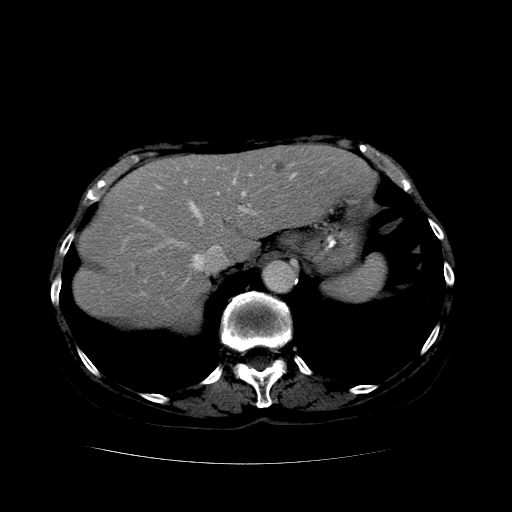
#> input picture Lectures Scripts/Data/Sample Liver Image.bmp, 512 x 512 px, found by its file name
$ python '[28] Local Binary Pattern for 2D.py'
#> lines starting #> are read from the running program, lines starting #| are printed output that depends on the picture; after the words box and inside, x2 and y2 are one past the last pixel; in counts of white or black regions, pixels touching at a corner belong together
### Lectures Scripts/Summer 2025 Codes v3/HMB_Summer_2025_Helpers.py
'''
========================================================================
        ╦ ╦┌─┐┌─┐┌─┐┌─┐┌┬┐  ╔╦╗┌─┐┌─┐┌┬┐┬ ┬  ╔╗ ┌─┐┬  ┌─┐┬ ┬┌─┐
        ╠═╣│ │└─┐└─┐├─┤│││  ║║║├─┤│ ┬ ││└┬┘  ╠╩╗├─┤│  ├─┤├─┤├─┤
        ╩ ╩└─┘└─┘└─┘┴ ┴┴ ┴  ╩ ╩┴ ┴└─┘─┴┘ ┴   ╚═╝┴ ┴┴─┘┴ ┴┴ ┴┴ ┴
========================================================================
# Author: Hossam Magdy Balaha
# Initial Creation Date: May 21st, 2025
# Last Modification Date: Jul 18th, 2025
# Permissions and Citation: Refer to the README file.
'''

# Import necessary libraries.
import os  # For file path operations.
import sys  # For system-specific parameters and functions.
import cv2  # For image processing tasks.
import pickle  # For serializing and deserializing Python objects.
import optuna  # For hyperparameter optimization.
import pandas as pd  # For data manipulation and analysis.
# Install the `shutup` library to suppress warnings: pip install shutup
import shutup  # To suppress the differ warnings.
import trimesh  # For 3D mesh operations and visualization.
import numpy as np  # For numerical operations.
import matplotlib.pyplot as plt  # For plotting and visualization.
# You can import specific classes from scikit-learn as needed.
from sklearn.preprocessing import *  # Import all preprocessing classes from scikit-learn.
from sklearn.metrics import *  # Import all metrics classes from scikit-learn.
from sklearn.model_selection import *  # Import all model selection classes from scikit-learn.

import matplotlib

# To avoid the "No display found" error when running on a server or headless environment.
matplotlib.use("Agg")

# To avoid RecursionError in large images.
# Default recursion limit is 1000.
sys.setrecursionlimit(10 ** 8)

# Suppress warnings from the `shutup` library.
shutup.please()  # Suppress all warnings from the `shutup` library.
#> (this line was passed over: shutup is not available in this run)


# ===========================================================================================
# Function(s) for reading and preprocessing 3D medical imaging data.
# ===========================================================================================

# [1402 lines left out: functions ReadVolume, ReadVolumeSpecificClasses, ExtractMultipleObjectsFromROI, FirstOrderFeatures2D, FirstOrderFeatures2DV2, CalculateGLCMCooccuranceMatrix and 10 more, not called in this run]


# ===========================================================================================
# Function(s) for handling the local binary patterns (LBP).
# ===========================================================================================
def BuildLBPKernel(
  distance=1,  # Distance parameter to determine the size of the kernel.
  theta=135,  # Angle parameter to rotate the kernel (default is 135 degrees).
  isClockwise=False,  # Direction of rotation (False means counterclockwise).
):
  """
  Build a kernel matrix for Local Binary Pattern (LBP) computation.
  The kernel is generated based on the specified distance and angle (theta).
  The kernel is a square matrix of size (2 * distance + 1) x (2 * distance + 1).
  The kernel is filled with powers of 2, representing the weights of the pixels
  in the LBP computation. The kernel is rotated by the specified angle (theta)
  in a clockwise or counterclockwise direction.

  Args:
    distance (int): Distance from the center pixel to the surrounding pixels.
    theta (int): Angle in degrees for the kernel rotation.
    isClockwise (bool): Direction of rotation (True for clockwise, False for counterclockwise).

  Returns:
    np.ndarray: A kernel matrix representing the LBP pattern weights.
  """

  # Check if the distance is less than 1, raising a ValueError if true.
  if (distance < 1):
    raise ValueError("Distance must be greater than or equal to 1.")

  # Calculate the total number of elements on the edges.
  noOfElements = 8 * distance  # Total number of edge elements is 8 * distance.

  # Calculate the angle between consecutive elements.
  angle = 360.0 / float(noOfElements)  # Divide 360 degrees by the total number of edge elements.

  # Check if the angle (theta) is outside the valid range (0 to 360 degrees), raising a ValueError if true.
  if (theta < 0 or theta > 360):
    raise ValueError("Theta must be between 0 and 360 degrees.")

  # Check if the angle (theta) is not a multiple of (angle) degrees, raising a ValueError if true.
  if (theta % angle != 0):
    raise ValueError("Theta must be a multiple of the angle between elements.")

  # Calculate the size of the matrix.
  n = 2 * distance + 1  # The size of the kernel is (2 * distance + 1) x (2 * distance + 1).

  # Initialize the matrix with zeros.
  kernel = np.zeros((n, n), dtype=np.uint32)  # Create a zero-filled matrix of size n x n.

  # Generate the coordinates for the edges of the kernel in a clockwise order.
  coordinates = []  # List to store the edge coordinates of the kernel.

  # Add coordinates for the leftmost column (top to bottom).
  for row in range(0, n):  # Iterate over rows from top to bottom.
    coordinates.append((row, 0))  # Append (row, 0) for the leftmost column.

  # Add coordinates for the bottommost row (left to right).
  for col in range(0, n):  # Iterate over columns from left to right.
    coordinates.append((n - 1, col))  # Append (n-1, col) for the bottommost row.

  # Add coordinates for the rightmost column (bottom to top).
  for row in range(n - 1, -1, -1):  # Iterate over rows from bottom to top.
    coordinates.append((row, n - 1))  # Append (row, n-1) for the rightmost column.

  # Add coordinates for the topmost row (right to left).
  for col in range(n - 1, -1, -1):  # Iterate over columns from right to left.
    coordinates.append((0, col))  # Append (0, col) for the topmost row.

  # Remove the repeated coordinates.
  for i in range(len(coordinates) - 1, 0, -1):  # Iterate from the end to the beginning.
    if (coordinates[i] == coordinates[i - 1]):  # Check if the current coordinate is equal to the previous one.
      coordinates.pop(i)  # Remove the current coordinate if it is a duplicate.
  # Remove the last coordinate if it is equal to the first one.
  if (coordinates[-1] == coordinates[0]):  # Check if the last coordinate is equal to the first one.
    coordinates.pop(-1)  # Remove the last coordinate if it is a duplicate.

  # Calculate the shift required to rotate the kernel by the given theta.
  thetaShift = int((theta - 135) / angle)  # Determine how many positions to shift based on theta.

  # Rotate the coordinates list by thetaShift positions.
  coordinates = coordinates[thetaShift:] + coordinates[:thetaShift]  # Shift the coordinates list.

  # If the rotation direction is clockwise, rotate the kernel counterclockwise.
  if (isClockwise):
    # Reverse the order of coordinates except the first one.
    coordinates = [coordinates[0]] + coordinates[1:][::-1]

  # Assign powers of 2 to the edge elements in the kernel.
  counter = 0  # Counter to track the current power of 2.

  # Iterate through the shifted coordinates and assign values to the kernel.
  for i in range(len(coordinates)):  # Loop through all edge coordinates.
    x = coordinates[i][0]  # Extract the x-coordinate.
    y = coordinates[i][1]  # Extract the y-coordinate.
    if (kernel[y, x] == 0):  # Check if the position is still zero (not yet assigned).
      kernel[y, x] = 2 ** counter  # Assign 2^counter to the current position.
      counter += 1  # Increment the counter for the next power of 2.

  # Transpose the kernel to match the expected orientation.
  kernel = kernel.T

  return kernel  # Return the final kernel matrix.


def LocalBinaryPattern2D(
  matrix,
  distance=1,
  theta=135,
  isClockwise=False,
  normalizeLBP=False,
):
  """
  Compute the Local Binary Pattern (LBP) matrix for a given 2D matrix.
  This function calculates the LBP values based on the specified distance,
  angle (theta), and direction (clockwise or counterclockwise).
  The LBP is a texture descriptor that encodes local patterns in the image,
  making it useful for various image analysis tasks.

  Args:
    matrix (np.ndarray): Input 2D matrix (grayscale) for LBP computation.
    distance (int): Distance from the center pixel to the surrounding pixels.
    theta (int): Angle in degrees for the LBP computation (must be a multiple of 45).
    isClockwise (bool): Direction of LBP computation (True for clockwise, False for counterclockwise).
    normalizeLBP (bool): Flag to normalize the LBP values (default is False).

  Returns:
    np.ndarray: LBP matrix with the same shape as the input image, containing LBP values.
  """

  # Check if the distance is less than 1, raising a ValueError if true.
  if (distance < 1):
    raise ValueError("Distance must be greater than or equal to 1.")
  # Check if the distance exceeds half of the image dimensions, raising a ValueError if true.
  if (distance > matrix.shape[0] // 2 or distance > matrix.shape[1] // 2):
    raise ValueError("Distance must be less than half of the matrix dimensions.")
  # Check if the angle (theta) is outside the valid range (0 to 360 degrees), raising a ValueError if true.
  if (theta < 0 or theta > 360):
    raise ValueError("Theta must be between 0 and 360 degrees.")

  # Calculate the total number of elements on the edges.
  noOfElements = 8 * distance  # Total number of edge elements is 8 * distance.

  # Calculate the angle between consecutive elements.
  angle = 360.0 / float(noOfElements)  # Divide 360 degrees by the total number of edge elements.

  # Check if the angle (theta) is not a multiple of {angle} degrees, raising a ValueError if true.
  if (theta % angle != 0):
    raise ValueError(f"Theta must be a multiple of {angle} degrees.")

  # Calculate the size of the kernel window based on the distance parameter.
  windowSize = distance * 2 + 1
  # Determine the center coordinates of the kernel window.
  centerX = windowSize // 2
  centerY = windowSize // 2

  # Build the LBP kernel using the specified parameters.
  kernel = BuildLBPKernel(
    distance=distance,
    theta=theta,
    isClockwise=isClockwise,
  )

  # Initialize an empty matrix to store the computed LBP values.
  lbpMatrix = np.zeros(matrix.shape, dtype=np.uint32)

  # Pad the input matrix with zeros to handle boundary conditions during convolution.
  paddedA = np.pad(matrix, distance, mode="constant", constant_values=0)

  # Iterate through each pixel in the input matrix to compute its LBP value.
  for y in range(distance, matrix.shape[0] + distance):
    for x in range(distance, matrix.shape[1] + distance):
      # Extract the region of interest (ROI) around the current pixel.
      region = paddedA[
               y - distance:y + distance + 1,
               x - distance:x + distance + 1
               ]
      # Compare each pixel in the ROI with the center pixel to create a binary mask.
      comp = region >= region[centerY, centerX]
      # Compute the LBP value for the current pixel by summing the weighted kernel values.
      lbpMatrix[y - distance, x - distance] = np.sum(kernel[comp])

  # Normalize the LBP values if the flag is set to True.
  if (normalizeLBP):
    # Find the minimum and maximum LBP values in the matrix.
    minValue = np.min(lbpMatrix)
    maxValue = np.max(lbpMatrix)
    # Normalize the LBP values to the range [0, 255].
    lbpMatrix = ((lbpMatrix - minValue) / (maxValue - minValue) * 255)
    # Ensure the LBP matrix is of type uint8.
    lbpMatrix = lbpMatrix.astype(np.uint8)

  # Return the computed LBP matrix.
  return lbpMatrix


# [1267 lines left out: functions UniformLocalBinaryPattern2D, ShapeFeatures2D, ShapeFeatures3D, CalculatePerformanceMetrics, GetScalerObject, GetMLClassificationModelObject and 5 more, not called in this run]


class OptunaTuning(object):
  # [447 lines left out: functions __init__, ObjectiveFunction, Tune, GetStudy, GetBestParams, GetBestValue and 4 more, not called in this run]

### Lectures Scripts/Summer 2025 Codes v3/[28] Local Binary Pattern for 2D.py
'''
========================================================================
        ╦ ╦┌─┐┌─┐┌─┐┌─┐┌┬┐  ╔╦╗┌─┐┌─┐┌┬┐┬ ┬  ╔╗ ┌─┐┬  ┌─┐┬ ┬┌─┐
        ╠═╣│ │└─┐└─┐├─┤│││  ║║║├─┤│ ┬ ││└┬┘  ╠╩╗├─┤│  ├─┤├─┤├─┤
        ╩ ╩└─┘└─┘└─┘┴ ┴┴ ┴  ╩ ╩┴ ┴└─┘─┴┘ ┴   ╚═╝┴ ┴┴─┘┴ ┴┴ ┴┴ ┴
========================================================================
# Author: Hossam Magdy Balaha
# Initial Creation Date: Jun 20th, 2024
# Last Modification Date: Jul 6th, 2025
# Permissions and Citation: Refer to the README file.
'''

# Import necessary libraries.
import os  # For file path operations.
import cv2  # For image processing and reading files.
import numpy as np  # For numerical operations.
import matplotlib.pyplot as plt  # For plotting and visualization.
from HMB_Summer_2025_Helpers import *

# Define path to sample liver image file.
caseImgPath = r"Data/Sample Liver Image.bmp"
# Define path to corresponding liver segmentation mask file.
caseSegPath = r"Data/Sample Liver Segmentation.bmp"

# Verify both image and mask files exist before attempting to load.
if (not os.path.exists(caseImgPath)) or (not os.path.exists(caseSegPath)):
  # Raise error with descriptive message if any file is missing.
  raise FileNotFoundError("One or more files were not found. Please check the file paths.")

# Load input image as grayscale (single channel intensity values).
caseImg = cv2.imread(caseImgPath, cv2.IMREAD_GRAYSCALE)
#> caseImg is the input picture: shape (512, 512); min 0, max 255, mean 24.9
# Load segmentation mask as grayscale (binary or labeled format).
caseSeg = cv2.imread(caseSegPath, cv2.IMREAD_GRAYSCALE)
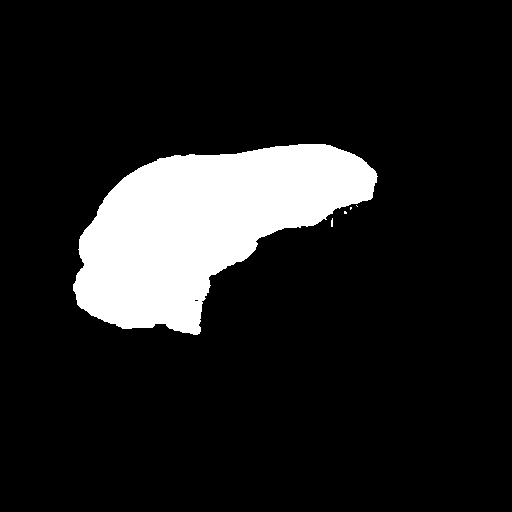
#> input picture Lectures Scripts/Data/Sample Liver Segmentation.bmp, 512 x 512 px, found by its file name
#> caseSeg: shape (512, 512); 12.6% white; 5 white regions (4 under 20 px), largest, box (x1, y1, x2, y2) and area: (73, 144, 378, 335) 32877

# Extract Region of Interest (ROI) by masking input image with segmentation.
roi = cv2.bitwise_and(caseImg, caseSeg)
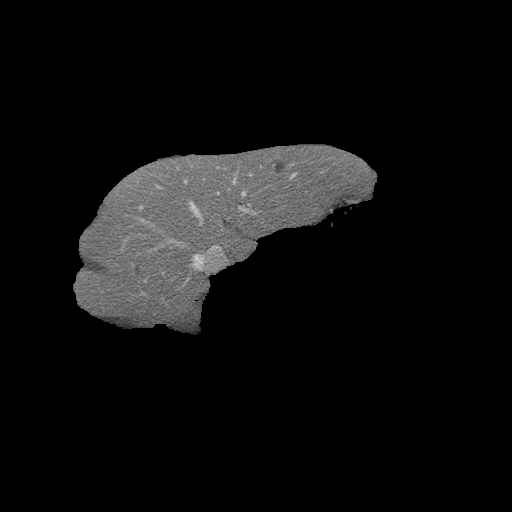
#> roi: shape (512, 512); min 0, max 214, mean 14.5

# Calculate bounding box coordinates of non-zero region in ROI.
x, y, w, h = cv2.boundingRect(roi)
#> x = 73; y = 144; w = 305; h = 191
# Crop ROI to tight bounding box around segmented area.
cropped = roi[y:y + h, x:x + w]
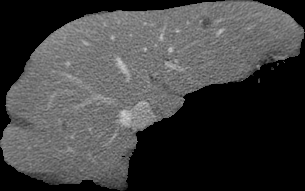
#> cropped: shape (191, 305); min 0, max 214, mean 65.2

# Validate cropped image contains non-zero pixels to prevent empty processing.
if (np.sum(cropped) <= 0):
  # Raise error if cropped image is completely black/empty.
  raise ValueError("The cropped image is empty. Please check the segmentation mask.")

# Set the parameters for the LBP computation.
distance = 1  # Distance from the center pixel to the surrounding pixels.
isClockwise = False  # Direction of LBP computation (True for clockwise, False for counterclockwise).
theta = 135  # Start from the top-left corner.
normalizeLBP = True  # Flag to normalize LBP values.

# Compute the LBP matrix for the cropped ROI using the defined parameters.
lbpMatrix = LocalBinaryPattern2D(
  cropped,
  distance=distance,
  theta=theta,
  isClockwise=isClockwise,
  normalizeLBP=normalizeLBP,
)
#> in LocalBinaryPattern2D, `paddedA = np.pad(matrix, distance, mode="constant", constant_values=0)`:
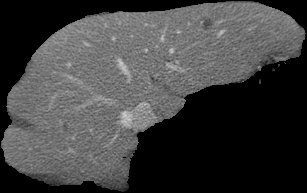
#> paddedA: shape (193, 307); min 0, max 214, mean 64.1
#> after the loop in LocalBinaryPattern2D, `for y in range(distance, matrix.shape[0] + distance):`:
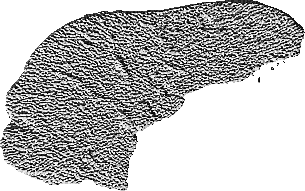
#> lbpMatrix: shape (191, 305) uint32; min 0, max 255, mean 185.1
#> in LocalBinaryPattern2D, `minValue = np.min(lbpMatrix)`: minValue = 0
#> in LocalBinaryPattern2D, `maxValue = np.max(lbpMatrix)`: maxValue = 255

# Calculate the histogram of the image to analyze frequency distribution.
hist2D = []
# Find the minimum and maximum pixel values in the cropped image.
min = int(np.min(cropped))
#> min = 0
max = int(np.max(cropped))
#> max = 214
# Iterate through the range of pixel values to compute the histogram.
for i in range(min, max + 1):
  # Count the occurrences of each unique pixel value in the image.
  hist2D.append(np.count_nonzero(cropped == i))
#> after the loop, hist2D = 215 values, max 25352 at index 0, min 0 at index 2, mean 271
hist2D = np.array(hist2D)

# Calculate the histogram of the LBP matrix to analyze frequency distribution.
hist2DLBP = []
# Find the minimum and maximum LBP values in the LBP matrix.
minLBP = int(np.min(lbpMatrix))
#> minLBP = 0
maxLBP = int(np.max(lbpMatrix))
#> maxLBP = 255
# Iterate through the range of LBP values to compute the histogram.
for i in range(minLBP, maxLBP + 1):
  # Count the occurrences of each unique LBP value in the matrix.
  hist2DLBP.append(np.count_nonzero(lbpMatrix == i))
#> after the loop, hist2DLBP = 256 values, max 27868 at index 255, min 0 at index 85, mean 227.6
hist2DLBP = np.array(hist2DLBP)

# Calculate percentiles of the histogram to summarize the distribution.
quantiles = [10, 25, 50, 75, 90]
percentiles = np.percentile(hist2D, quantiles)
#> percentiles = [0, 3, 23, 147, 659.6]
percentilesLBP = np.percentile(hist2DLBP, quantiles)
#> percentilesLBP = [6, 20, 52.5, 125, 312.5]

print("Percentiles:")
print("Histogram Percentiles:", percentiles)
#| Histogram Percentiles: [  0.    3.   23.  147.  659.6]
print("LBP Histogram Percentiles:", percentilesLBP)
#| LBP Histogram Percentiles: [  6.   20.   52.5 125.  312.5]

# Visualize the original image and the computed LBP image side by side.
plt.figure()
plt.subplot(1, 2, 1)
plt.imshow(cropped, cmap="gray")
plt.title("Original Image")
plt.axis("off")
plt.tight_layout()  # Adjust layout to prevent overlap.
plt.subplot(1, 2, 2)
plt.imshow(lbpMatrix, cmap="gray")
plt.title("LBP Image")
plt.axis("off")
plt.tight_layout()  # Adjust layout to prevent overlap.
plt.savefig("Data/LBP_Image.png", dpi=720, bbox_inches="tight")
plt.show()  # Display the plot.
plt.close()  # Close the plot to free up memory.

# Plot the histogram of the LBP matrix to visualize the frequency distribution of LBP values.
plt.figure()
plt.subplot(2, 1, 1)
plt.bar(np.arange(min, max + 1), hist2D)
plt.title("Histogram of Image")
plt.xlabel("Pixel Value")
plt.ylabel("Frequency")
plt.tight_layout()  # Adjust layout to prevent overlap.
plt.subplot(2, 1, 2)
plt.bar(np.arange(minLBP + 1, maxLBP), hist2DLBP[1:-1])
plt.title("2D Histogram of LBP")
plt.xlabel("Pixel Value")
plt.ylabel("Frequency")
plt.tight_layout()  # Adjust layout to prevent overlap.
plt.savefig("Data/LBP_Histogram.png", dpi=720, bbox_inches="tight")
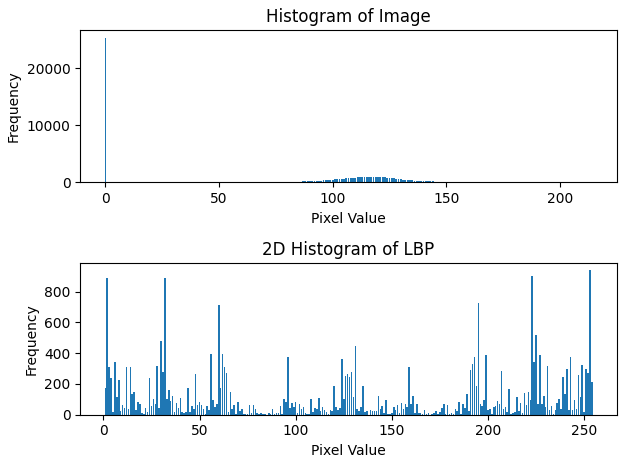
#> figure drawn by matplotlib, 2 panels; panel 1: tallest bar 25352 high, from x = -0.4 to 0.4; panel 2: tallest bar 941 high, from x = 252.6 to 253.4
plt.show()  # Display the plot.
plt.close()  # Close the plot to free up memory.
